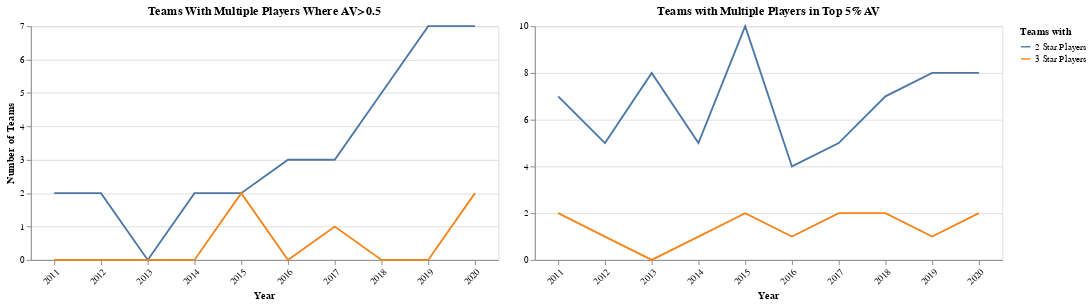

The cell this chart's notebook holds for it:
### Code cell
# Plot the data into a line graph
data =str.reset_index().melt('Year')
data = data.iloc[10:]
two = alt.Chart(data).mark_line().encode(x = alt.X('Year', axis=alt.Axis(labelAngle=-45)), y =alt.Y('value', title = ''), color = alt.Color('variable', title= 'Teams with')
    ).properties(height = 250, width = 500, title = "Teams with Multiple Players in Top 5% AV")

alt.hconcat(one, two)

### Figure 1 — Vega-Lite specification as saved in the notebook (floating-point values rounded to 4 significant figures)
{"config": {"view": {"continuousWidth": 400, "continuousHeight": 300}}, "hconcat": [{"data": {"name": "data-ba8a04e34b6eb76c6825502d93a0a754"}, "mark": "line", "encoding": {"color": {"type": "nominal", "field": "variable", "title": "Teams with"}, "x": {"type": "nominal", "axis": {"labelAngle": -45}, "field": "Year"}, "y": {"type": "quantitative", "field": "value", "title": "Number of Teams"}}, "height": 250, "title": "Teams With Multiple Players Where AV>0.5", "width": 500}, {"data": {"name": "data-8659f0f3a81a69fc8c441bb29d431a2d"}, "mark": "line", "encoding": {"color": {"type": "nominal", "field": "variable", "title": "Teams with"}, "x": {"type": "nominal", "axis": {"labelAngle": -45}, "field": "Year"}, "y": {"type": "quantitative", "field": "value", "title": ""}}, "height": 250, "title": "Teams with Multiple Players in Top 5% AV", "width": 500}], "$schema": "https://vega.github.io/schema/vega-lite/v4.8.1.json", "datasets": {"data-ba8a04e34b6eb76c6825502d93a0a754": [{"Year": "2011", "variable": "2 Star Players", "value": 2}, {"Year": "2012", "variable": "2 Star Players", "value": 2}, {"Year": "2013", "variable": "2 Star Players", "value": 0}, {"Year": "2014", "variable": "2 Star Players", "value": 2}, {"Year": "2015", "variable": "2 Star Players", "value": 2}, {"Year": "2016", "variable": "2 Star Players", "value": 3}, {"Year": "2017", "variable": "2 Star Players", "value": 3}, {"Year": "2018", "variable": "2 Star Players", "value": 5}, {"Year": "2019", "variable": "2 Star Players", "value": 7}, {"Year": "2020", "variable": "2 Star Players", "value": 7}, {"Year": "2011", "variable": "3 Star Players", "value": 0}, {"Year": "2012", "variable": "3 Star Players", "value": 0}, {"Year": "2013", "variable": "3 Star Players", "value": 0}, {"Year": "2014", "variable": "3 Star Players", "value": 0}, {"Year": "2015", "variable": "3 Star Players", "value": 2}, {"Year": "2016", "variable": "3 Star Players", "value": 0}, {"Year": "2017", "variable": "3 Star Players", "value": 1}, {"Year": "2018", "variable": "3 Star Players", "value": 0}, {"Year": "2019", "variable": "3 Star Players", "value": 0}, {"Year": "2020", "variable": "3 Star Players", "value": 2}], "data-8659f0f3a81a69fc8c441bb29d431a2d": [{"Year": "2011", "variable": "2 Star Players", "value": 7}, {"Year": "2012", "variable": "2 Star Players", "value": 5}, {"Year": "2013", "variable": "2 Star Players", "value": 8}, {"Year": "2014", "variable": "2 Star Players", "value": 5}, {"Year": "2015", "variable": "2 Star Players", "value": 10}, {"Year": "2016", "variable": "2 Star Players", "value": 4}, {"Year": "2017", "variable": "2 Star Players", "value": 5}, {"Year": "2018", "variable": "2 Star Players", "value": 7}, {"Year": "2019", "variable": "2 Star Players", "value": 8}, {"Year": "2020", "variable": "2 Star Players", "value": 8}, {"Year": "2011", "variable": "3 Star Players", "value": 2}, {"Year": "2012", "variable": "3 Star Players", "value": 1}, {"Year": "2013", "variable": "3 Star Players", "value": 0}, {"Year": "2014", "variable": "3 Star Players", "value": 1}, {"Year": "2015", "variable": "3 Star Players", "value": 2}, {"Year": "2016", "variable": "3 Star Players", "value": 1}, {"Year": "2017", "variable": "3 Star Players", "value": 2}, {"Year": "2018", "variable": "3 Star Players", "value": 2}, {"Year": "2019", "variable": "3 Star Players", "value": 1}, {"Year": "2020", "variable": "3 Star Players", "value": 2}]}}
